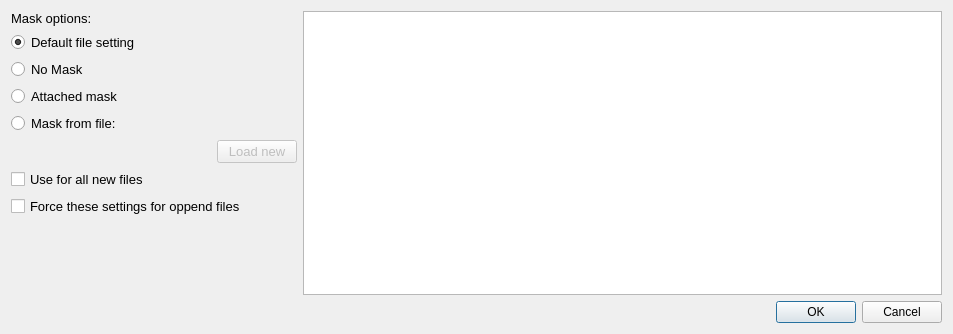
<?xml version="1.0" encoding="UTF-8"?>
<ui version="4.0">
 <class>MaskSelector</class>
 <widget class="QDialog" name="MaskSelector">
  <property name="geometry">
   <rect>
    <x>0</x>
    <y>0</y>
    <width>953</width>
    <height>334</height>
   </rect>
  </property>
  <property name="windowTitle">
   <string>Dialog</string>
  </property>
  <layout class="QVBoxLayout" name="verticalLayout_2">
   <item>
    <layout class="QHBoxLayout" name="horizontalLayout" stretch="0,1">
     <item>
      <layout class="QVBoxLayout" name="verticalLayout">
       <item>
        <widget class="QLabel" name="label">
         <property name="font">
          <font>
           <pointsize>10</pointsize>
          </font>
         </property>
         <property name="text">
          <string>Mask options:</string>
         </property>
        </widget>
       </item>
       <item>
        <widget class="QRadioButton" name="rb_default">
         <property name="font">
          <font>
           <pointsize>10</pointsize>
          </font>
         </property>
         <property name="text">
          <string>Default file setting</string>
         </property>
         <property name="checked">
          <bool>true</bool>
         </property>
         <attribute name="buttonGroup">
          <string notr="true">bg_mask_option</string>
         </attribute>
        </widget>
       </item>
       <item>
        <widget class="QRadioButton" name="rb_no_mask">
         <property name="font">
          <font>
           <pointsize>10</pointsize>
          </font>
         </property>
         <property name="text">
          <string>No Mask</string>
         </property>
         <property name="checked">
          <bool>false</bool>
         </property>
         <attribute name="buttonGroup">
          <string notr="true">bg_mask_option</string>
         </attribute>
        </widget>
       </item>
       <item>
        <widget class="QRadioButton" name="rb_attached">
         <property name="font">
          <font>
           <pointsize>10</pointsize>
          </font>
         </property>
         <property name="text">
          <string>Attached mask</string>
         </property>
         <attribute name="buttonGroup">
          <string notr="true">bg_mask_option</string>
         </attribute>
        </widget>
       </item>
       <item>
        <widget class="QRadioButton" name="rb_file">
         <property name="font">
          <font>
           <pointsize>10</pointsize>
          </font>
         </property>
         <property name="text">
          <string>Mask from file:</string>
         </property>
         <attribute name="buttonGroup">
          <string notr="true">bg_mask_option</string>
         </attribute>
        </widget>
       </item>
       <item>
        <layout class="QHBoxLayout" name="horizontalLayout_2">
         <item>
          <widget class="QLabel" name="lb_mask_file">
           <property name="minimumSize">
            <size>
             <width>200</width>
             <height>0</height>
            </size>
           </property>
           <property name="text">
            <string/>
           </property>
          </widget>
         </item>
         <item>
          <widget class="QPushButton" name="but_load_mask">
           <property name="enabled">
            <bool>false</bool>
           </property>
           <property name="font">
            <font>
             <pointsize>10</pointsize>
            </font>
           </property>
           <property name="text">
            <string>Load new</string>
           </property>
          </widget>
         </item>
        </layout>
       </item>
       <item>
        <widget class="QCheckBox" name="chk_use_for_new">
         <property name="enabled">
          <bool>true</bool>
         </property>
         <property name="font">
          <font>
           <pointsize>10</pointsize>
          </font>
         </property>
         <property name="text">
          <string>Use for all new files</string>
         </property>
         <property name="checked">
          <bool>false</bool>
         </property>
        </widget>
       </item>
       <item>
        <widget class="QCheckBox" name="chk_force_mask_opened">
         <property name="enabled">
          <bool>true</bool>
         </property>
         <property name="font">
          <font>
           <pointsize>10</pointsize>
          </font>
         </property>
         <property name="text">
          <string>Force these settings for oppend files</string>
         </property>
        </widget>
       </item>
       <item>
        <spacer name="verticalSpacer">
         <property name="orientation">
          <enum>Qt::Vertical</enum>
         </property>
         <property name="sizeHint" stdset="0">
          <size>
           <width>20</width>
           <height>40</height>
          </size>
         </property>
        </spacer>
       </item>
      </layout>
     </item>
     <item>
      <widget class="GraphicsView" name="gv_main">
       <property name="autoFillBackground">
        <bool>false</bool>
       </property>
       <property name="styleSheet">
        <string notr="true"/>
       </property>
      </widget>
     </item>
    </layout>
   </item>
   <item>
    <widget class="QDialogButtonBox" name="bg_ok_cancel">
     <property name="locale">
      <locale language="English" country="UnitedStates"/>
     </property>
     <property name="orientation">
      <enum>Qt::Horizontal</enum>
     </property>
     <property name="standardButtons">
      <set>QDialogButtonBox::Cancel|QDialogButtonBox::Ok</set>
     </property>
    </widget>
   </item>
  </layout>
 </widget>
 <customwidgets>
  <customwidget>
   <class>GraphicsView</class>
   <extends>QGraphicsView</extends>
   <header>pyqtgraph</header>
  </customwidget>
 </customwidgets>
 <resources/>
 <connections>
  <connection>
   <sender>bg_ok_cancel</sender>
   <signal>accepted()</signal>
   <receiver>MaskSelector</receiver>
   <slot>accept()</slot>
   <hints>
    <hint type="sourcelabel">
     <x>248</x>
     <y>254</y>
    </hint>
    <hint type="destinationlabel">
     <x>157</x>
     <y>274</y>
    </hint>
   </hints>
  </connection>
  <connection>
   <sender>bg_ok_cancel</sender>
   <signal>rejected()</signal>
   <receiver>MaskSelector</receiver>
   <slot>reject()</slot>
   <hints>
    <hint type="sourcelabel">
     <x>316</x>
     <y>260</y>
    </hint>
    <hint type="destinationlabel">
     <x>286</x>
     <y>274</y>
    </hint>
   </hints>
  </connection>
 </connections>
 <buttongroups>
  <buttongroup name="bg_mask_option"/>
 </buttongroups>
</ui>
